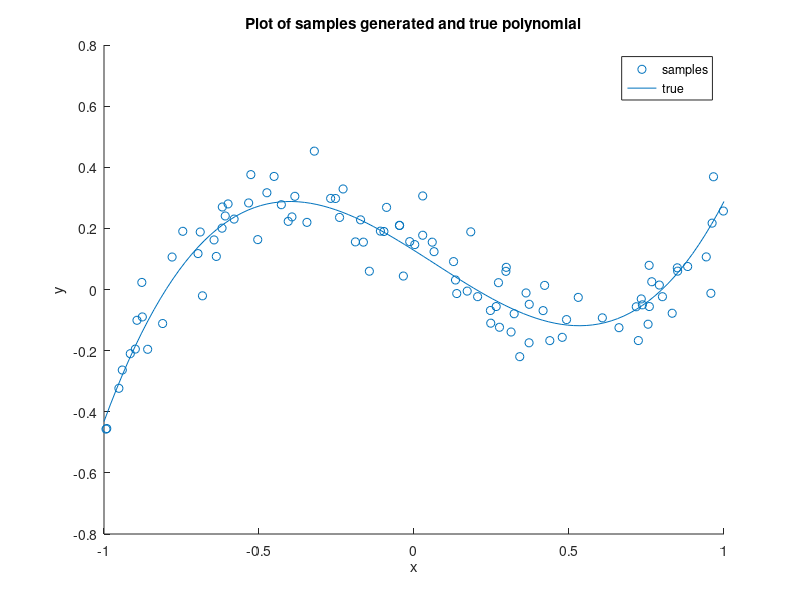
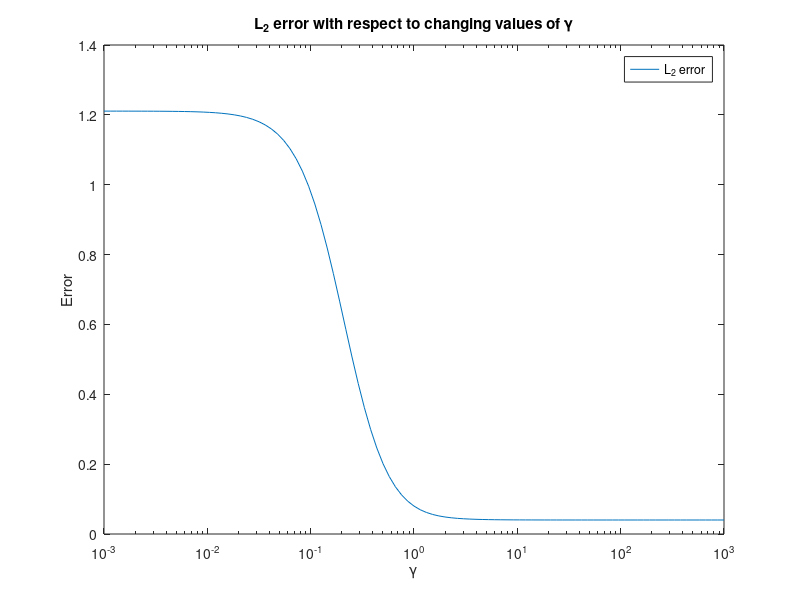

Write the MATLAB code that produced these figures, in order.

clear all, close all; clc;
N = 100; % Number of Samples
x = (-1+2*rand(1,N))'; % Generate N samples from [-1,1]
x_vec = [x.^3 x.^2 x ones(1,N)']';
w = ([1000 -200 -640 128]/1000)'; % true coefficients w real roots at (x+.8)(x-.2)(x-.8)
y = zeros(1,N)'; % used to store values of y generated from plot
nsig = .075;
noise = normrnd(0,nsig,N,1);
y = x_vec'*w+noise;

x_true = linspace(-1, 1);
figure(1); hold on;
scatter(x,y);
plot(x_true,(x_true+0.8).*(x_true-.2).*(x_true-.8));
legend('samples','true');
title('Plot of samples generated and true polynomial');
xlabel('x'); ylabel('y');

iterations = 101;
l2Map_error = zeros(1,iterations);
C=3;
val = logspace(-C,C,iterations);
w_map = zeros(1,4);
for z = 1:iterations
    Gamma = val(z);
    w_map = ((x_vec*y)/nsig)'/((x_vec*x_vec')/nsig + inv(Gamma^2*eye(4)));
    w_map = w_map';
    l2Map_error(z) = norm(w-w_map);

end
figure(2);
semilogx(val,l2Map_error);
legend('L_2 error');
title('L_2 error with respect to changing values of \gamma');
xlabel('\gamma'); ylabel('Error');